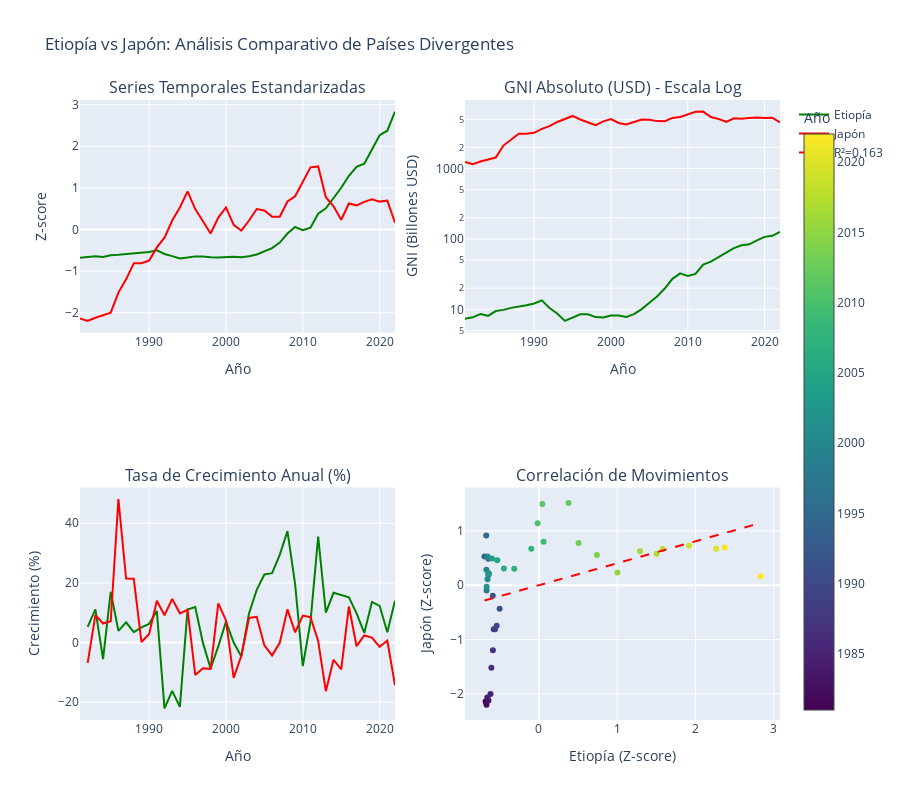

This figure's notebook cell:
### Code cell
# Visualización comparativa ETH vs JPN
from scipy import stats

fig = make_subplots(
    rows=2, cols=2,
    subplot_titles=[
        'Series Temporales Estandarizadas',
        'GNI Absoluto (USD) - Escala Log',
        'Tasa de Crecimiento Anual (%)',
        'Correlación de Movimientos'
    ],
    specs=[[{"secondary_y": False}, {"secondary_y": False}],
           [{"secondary_y": False}, {"secondary_y": False}]]
)

# Obtener datos
eth_data = gni_in_cache[gni_in_cache['country_code'] == 'ETH'].sort_values('year')
jpn_data = gni_in_cache[gni_in_cache['country_code'] == 'JPN'].sort_values('year')

# Encontrar años superpuestos
overlap_years_eth_jpn = np.intersect1d(eth_data['year'].values, jpn_data['year'].values)
eth_overlap = eth_data[eth_data['year'].isin(overlap_years_eth_jpn)]
jpn_overlap = jpn_data[jpn_data['year'].isin(overlap_years_eth_jpn)]

# 1. Series estandarizadas
eth_std = (eth_overlap['gni'] - eth_overlap['gni'].mean()) / eth_overlap['gni'].std()
jpn_std = (jpn_overlap['gni'] - jpn_overlap['gni'].mean()) / jpn_overlap['gni'].std()

fig.add_trace(
    go.Scatter(x=eth_overlap['year'], y=eth_std, name='Etiopía', line=dict(color='green', width=2)),
    row=1, col=1
)
fig.add_trace(
    go.Scatter(x=jpn_overlap['year'], y=jpn_std, name='Japón', line=dict(color='red', width=2)),
    row=1, col=1
)

# 2. GNI absoluto (escala logarítmica por la gran diferencia de magnitud)
fig.add_trace(
    go.Scatter(x=eth_overlap['year'], y=eth_overlap['gni']/1e9, name='Etiopía', 
               line=dict(color='green', width=2), showlegend=False),
    row=1, col=2
)
fig.add_trace(
    go.Scatter(x=jpn_overlap['year'], y=jpn_overlap['gni']/1e9, name='Japón', 
               line=dict(color='red', width=2), showlegend=False),
    row=1, col=2
)

# 3. Tasa de crecimiento
eth_growth = eth_overlap['gni'].pct_change() * 100
jpn_growth = jpn_overlap['gni'].pct_change() * 100

fig.add_trace(
    go.Scatter(x=eth_overlap['year'], y=eth_growth, name='Etiopía', 
               line=dict(color='green', width=2), showlegend=False),
    row=2, col=1
)
fig.add_trace(
    go.Scatter(x=jpn_overlap['year'], y=jpn_growth, name='Japón', 
               line=dict(color='red', width=2), showlegend=False),
    row=2, col=1
)

# 4. Scatter plot para correlación
fig.add_trace(
    go.Scatter(x=eth_std, y=jpn_std, mode='markers', 
               marker=dict(color=eth_overlap['year'], colorscale='Viridis', 
                          showscale=True, colorbar=dict(title="Año")),
               name='ETH vs JPN', showlegend=False),
    row=2, col=2
)

# Línea de regresión
slope_eth_jpn, intercept_eth_jpn, r_value_eth_jpn, p_value_eth_jpn, std_err_eth_jpn = stats.linregress(eth_std, jpn_std)
line_x_eth_jpn = np.array([eth_std.min(), eth_std.max()])
line_y_eth_jpn = slope_eth_jpn * line_x_eth_jpn + intercept_eth_jpn

fig.add_trace(
    go.Scatter(x=line_x_eth_jpn, y=line_y_eth_jpn, mode='lines', 
               line=dict(color='red', dash='dash'),
               name=f'R²={r_value_eth_jpn**2:.3f}', showlegend=True),
    row=2, col=2
)

fig.update_xaxes(title_text="Año", row=1, col=1)
fig.update_xaxes(title_text="Año", row=1, col=2)
fig.update_xaxes(title_text="Año", row=2, col=1)
fig.update_xaxes(title_text="Etiopía (Z-score)", row=2, col=2)

fig.update_yaxes(title_text="Z-score", row=1, col=1)
fig.update_yaxes(title_text="GNI (Billones USD)", type="log", row=1, col=2)
fig.update_yaxes(title_text="Crecimiento (%)", row=2, col=1)
fig.update_yaxes(title_text="Japón (Z-score)", row=2, col=2)

fig.update_layout(height=800, title_text="Etiopía vs Japón: Análisis Comparativo de Países Divergentes")
fig.show()

# Calcular correlación
correlation_eth_jpn = np.corrcoef(eth_std, jpn_std)[0, 1]
print(f"\n📊 CORRELACIÓN ENTRE SERIES ESTANDARIZADAS:")
print(f"   Coeficiente de correlación de Pearson: {correlation_eth_jpn:.4f}")
print(f"   R² (varianza explicada): {correlation_eth_jpn**2:.4f}")
print(f"   Interpretación: {'Muy alta' if abs(correlation_eth_jpn) > 0.9 else 'Alta' if abs(correlation_eth_jpn) > 0.7 else 'Moderada' if abs(correlation_eth_jpn) > 0.5 else 'Baja/Nula'}")
print(f"   Nota: Correlación {'negativa' if correlation_eth_jpn < 0 else 'positiva'} indica movimientos {'opuestos' if correlation_eth_jpn < 0 else 'similares'}")

### Figure 1 — Plotly figure (JSON) as saved in the notebook; plotly's stock layout.template omitted (floating-point values rounded to 4 significant figures)
{"data": [{"line": {"color": "green", "width": 2}, "name": "Etiopía", "type": "scatter", "x": [1981, 1982, 1983, 1984, 1985, 1986, 1987, 1988, 1989, 1990, 1991, 1992, 1993, 1994, 1995, 1996, 1997, 1998, 1999, 2000, 2001, 2002, 2003, 2004, 2005, 2006, 2007, 2008, 2009, 2010, 2011, 2012, 2013, 2014, 2015, 2016, 2017, 2018, 2019, 2020, 2021, 2022], "xaxis": "x", "y": [-0.6811, -0.6698, -0.6445, -0.6586, -0.6181, -0.6072, -0.5876, -0.5769, -0.5606, -0.5395, -0.5016, -0.5891, -0.6392, -0.6949, -0.6726, -0.646, -0.6464, -0.6682, -0.6713, -0.6555, -0.6556, -0.6669, -0.6444, -0.5998, -0.5319, -0.4469, -0.3146, -0.09697, 0.05989, -0.01605, 0.04475, 0.3795, 0.5074, 0.7413, 1.003, 1.291, 1.504, 1.581, 1.919, 2.265, 2.373, 2.832], "yaxis": "y"}, {"line": {"color": "red", "width": 2}, "name": "Japón", "type": "scatter", "x": [1981, 1982, 1983, 1984, 1985, 1986, 1987, 1988, 1989, 1990, 1991, 1992, 1993, 1994, 1995, 1996, 1997, 1998, 1999, 2000, 2001, 2002, 2003, 2004, 2005, 2006, 2007, 2008, 2009, 2010, 2011, 2012, 2013, 2014, 2015, 2016, 2017, 2018, 2019, 2020, 2021, 2022], "xaxis": "x", "y": [-2.136, -2.195, -2.121, -2.065, -1.999, -1.516, -1.197, -0.8112, -0.8082, -0.746, -0.4304, -0.1957, 0.2149, 0.5294, 0.9164, 0.489, 0.1867, -0.09526, 0.2859, 0.5293, 0.1106, -0.02875, 0.2156, 0.4924, 0.4581, 0.3081, 0.305, 0.672, 0.7971, 1.141, 1.492, 1.514, 0.7755, 0.5565, 0.2347, 0.6257, 0.5805, 0.6649, 0.7243, 0.67, 0.694, 0.1613], "yaxis": "y"}, {"line": {"color": "green", "width": 2}, "name": "Etiopía", "showlegend": false, "type": "scatter", "x": [1981, 1982, 1983, 1984, 1985, 1986, 1987, 1988, 1989, 1990, 1991, 1992, 1993, 1994, 1995, 1996, 1997, 1998, 1999, 2000, 2001, 2002, 2003, 2004, 2005, 2006, 2007, 2008, 2009, 2010, 2011, 2012, 2013, 2014, 2015, 2016, 2017, 2018, 2019, 2020, 2021, 2022], "xaxis": "x2", "y": [7.318, 7.699, 8.554, 8.077, 9.448, 9.817, 10.48, 10.84, 11.4, 12.11, 13.39, 10.43, 8.734, 6.848, 7.604, 8.504, 8.492, 7.752, 7.648, 8.182, 8.18, 7.797, 8.558, 10.07, 12.37, 15.24, 19.72, 27.09, 32.4, 29.83, 31.88, 43.21, 47.54, 55.46, 64.33, 74.05, 81.29, 83.89, 95.32, 107.0, 110.7, 126.2], "yaxis": "y2"}, {"line": {"color": "red", "width": 2}, "name": "Japón", "showlegend": false, "type": "scatter", "x": [1981, 1982, 1983, 1984, 1985, 1986, 1987, 1988, 1989, 1990, 1991, 1992, 1993, 1994, 1995, 1996, 1997, 1998, 1999, 2000, 2001, 2002, 2003, 2004, 2005, 2006, 2007, 2008, 2009, 2010, 2011, 2012, 2013, 2014, 2015, 2016, 2017, 2018, 2019, 2020, 2021, 2022], "xaxis": "x2", "y": [1237.0, 1152.0, 1258.0, 1338.0, 1433.0, 2122.0, 2577.0, 3127.0, 3132.0, 3220.0, 3671.0, 4006.0, 4592.0, 5040.0, 5593.0, 4983.0, 4551.0, 4149.0, 4693.0, 5040.0, 4443.0, 4244.0, 4593.0, 4988.0, 4939.0, 4725.0, 4720.0, 5244.0, 5422.0, 5912.0, 6414.0, 6446.0, 5392.0, 5079.0, 4620.0, 5178.0, 5113.0, 5234.0, 5318.0, 5241.0, 5275.0, 4515.0], "yaxis": "y2"}, {"line": {"color": "green", "width": 2}, "name": "Etiopía", "showlegend": false, "type": "scatter", "x": [1981, 1982, 1983, 1984, 1985, 1986, 1987, 1988, 1989, 1990, 1991, 1992, 1993, 1994, 1995, 1996, 1997, 1998, 1999, 2000, 2001, 2002, 2003, 2004, 2005, 2006, 2007, 2008, 2009, 2010, 2011, 2012, 2013, 2014, 2015, 2016, 2017, 2018, 2019, 2020, 2021, 2022], "xaxis": "x3", "y": [NaN, 5.207, 11.11, -5.583, 16.97, 3.912, 6.75, 3.477, 5.089, 6.247, 10.59, -22.11, -16.25, -21.59, 11.03, 11.85, -0.1419, -8.72, -1.335, 6.98, -0.0263, -4.68, 9.752, 17.65, 22.82, 23.27, 29.39, 37.34, 19.6, -7.934, 6.899, 35.54, 10.01, 16.65, 15.99, 15.12, 9.765, 3.207, 13.63, 12.3, 3.403, 14.02], "yaxis": "y3"}, {"line": {"color": "red", "width": 2}, "name": "Japón", "showlegend": false, "type": "scatter", "x": [1981, 1982, 1983, 1984, 1985, 1986, 1987, 1988, 1989, 1990, 1991, 1992, 1993, 1994, 1995, 1996, 1997, 1998, 1999, 2000, 2001, 2002, 2003, 2004, 2005, 2006, 2007, 2008, 2009, 2010, 2011, 2012, 2013, 2014, 2015, 2016, 2017, 2018, 2019, 2020, 2021, 2022], "xaxis": "x3", "y": [NaN, -6.845, 9.162, 6.356, 7.132, 48.1, 21.43, 21.36, 0.1377, 2.833, 13.99, 9.124, 14.63, 9.774, 10.96, -10.91, -8.657, -8.842, 13.11, 7.401, -11.85, -4.475, 8.216, 8.601, -0.9819, -4.333, -0.09601, 11.1, 3.405, 9.037, 8.489, 0.4855, -16.35, -5.798, -9.042, 12.08, -1.247, 2.355, 1.621, -1.457, 0.6541, -14.41], "yaxis": "y3"}, {"marker": {"color": [1981, 1982, 1983, 1984, 1985, 1986, 1987, 1988, 1989, 1990, 1991, 1992, 1993, 1994, 1995, 1996, 1997, 1998, 1999, 2000, 2001, 2002, 2003, 2004, 2005, 2006, 2007, 2008, 2009, 2010, 2011, 2012, 2013, 2014, 2015, 2016, 2017, 2018, 2019, 2020, 2021, 2022], "colorbar": {"title": {"text": "Año"}}, "colorscale": [[0, "#440154"], [0.1111, "#482878"], [0.2222, "#3e4989"], [0.3333, "#31688e"], [0.4444, "#26828e"], [0.5556, "#1f9e89"], [0.6667, "#35b779"], [0.7778, "#6ece58"], [0.8889, "#b5de2b"], [1, "#fde725"]], "showscale": true}, "mode": "markers", "name": "ETH vs JPN", "showlegend": false, "type": "scatter", "x": [-0.6811, -0.6698, -0.6445, -0.6586, -0.6181, -0.6072, -0.5876, -0.5769, -0.5606, -0.5395, -0.5016, -0.5891, -0.6392, -0.6949, -0.6726, -0.646, -0.6464, -0.6682, -0.6713, -0.6555, -0.6556, -0.6669, -0.6444, -0.5998, -0.5319, -0.4469, -0.3146, -0.09697, 0.05989, -0.01605, 0.04475, 0.3795, 0.5074, 0.7413, 1.003, 1.291, 1.504, 1.581, 1.919, 2.265, 2.373, 2.832], "xaxis": "x4", "y": [-2.136, -2.195, -2.121, -2.065, -1.999, -1.516, -1.197, -0.8112, -0.8082, -0.746, -0.4304, -0.1957, 0.2149, 0.5294, 0.9164, 0.489, 0.1867, -0.09526, 0.2859, 0.5293, 0.1106, -0.02875, 0.2156, 0.4924, 0.4581, 0.3081, 0.305, 0.672, 0.7971, 1.141, 1.492, 1.514, 0.7755, 0.5565, 0.2347, 0.6257, 0.5805, 0.6649, 0.7243, 0.67, 0.694, 0.1613], "yaxis": "y4"}, {"line": {"color": "red", "dash": "dash"}, "mode": "lines", "name": "R²=0.163", "showlegend": true, "type": "scatter", "x": [-0.6949, 2.832], "xaxis": "x4", "y": [-0.2807, 1.144], "yaxis": "y4"}], "layout": {"annotations": [{"font": {"size": 16}, "showarrow": false, "text": "Series Temporales Estandarizadas", "x": 0.225, "xanchor": "center", "xref": "paper", "y": 1, "yanchor": "bottom", "yref": "paper"}, {"font": {"size": 16}, "showarrow": false, "text": "GNI Absoluto (USD) - Escala Log", "x": 0.775, "xanchor": "center", "xref": "paper", "y": 1, "yanchor": "bottom", "yref": "paper"}, {"font": {"size": 16}, "showarrow": false, "text": "Tasa de Crecimiento Anual (%)", "x": 0.225, "xanchor": "center", "xref": "paper", "y": 0.375, "yanchor": "bottom", "yref": "paper"}, {"font": {"size": 16}, "showarrow": false, "text": "Correlación de Movimientos", "x": 0.775, "xanchor": "center", "xref": "paper", "y": 0.375, "yanchor": "bottom", "yref": "paper"}], "height": 800, "title": {"text": "Etiopía vs Japón: Análisis Comparativo de Países Divergentes"}, "xaxis": {"anchor": "y", "domain": [0, 0.45], "title": {"text": "Año"}}, "xaxis2": {"anchor": "y2", "domain": [0.55, 1], "title": {"text": "Año"}}, "xaxis3": {"anchor": "y3", "domain": [0, 0.45], "title": {"text": "Año"}}, "xaxis4": {"anchor": "y4", "domain": [0.55, 1], "title": {"text": "Etiopía (Z-score)"}}, "yaxis": {"anchor": "x", "domain": [0.625, 1], "title": {"text": "Z-score"}}, "yaxis2": {"anchor": "x2", "domain": [0.625, 1], "title": {"text": "GNI (Billones USD)"}, "type": "log"}, "yaxis3": {"anchor": "x3", "domain": [0, 0.375], "title": {"text": "Crecimiento (%)"}}, "yaxis4": {"anchor": "x4", "domain": [0, 0.375], "title": {"text": "Japón (Z-score)"}}}}
